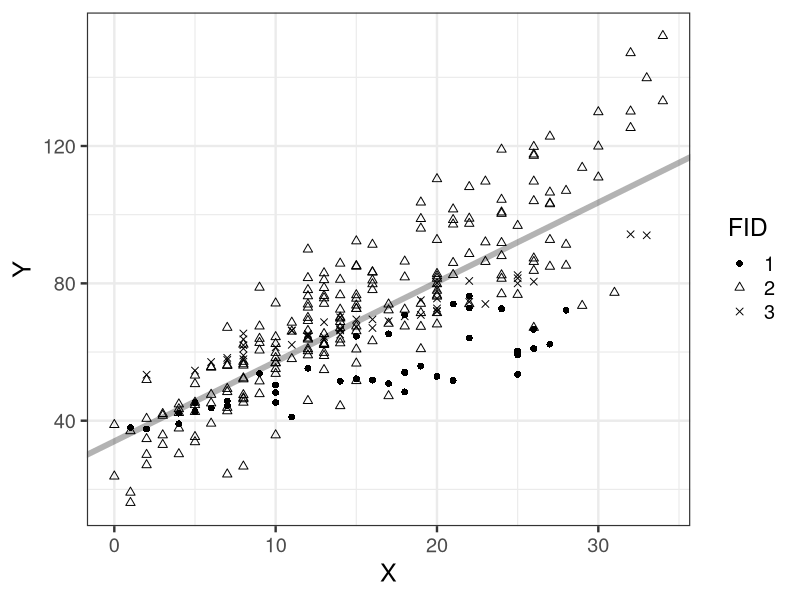
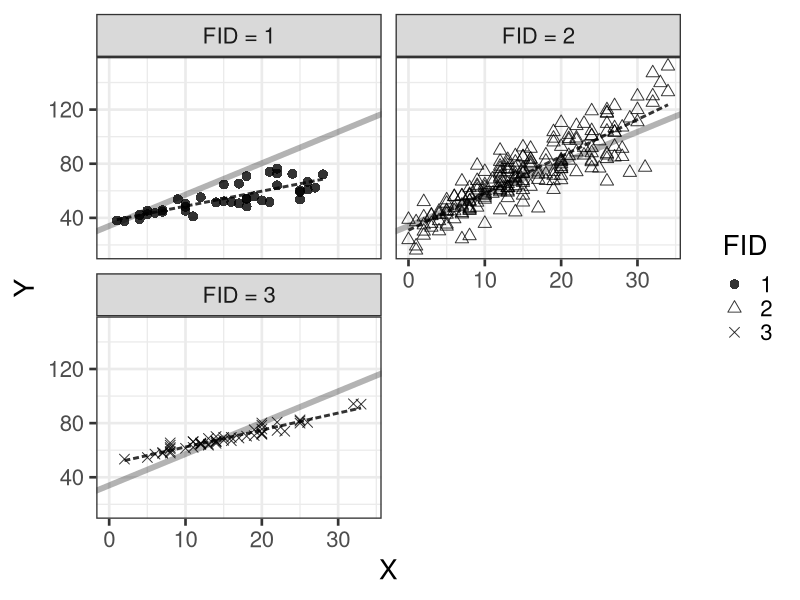

Generate these figures, in order, with R:
library(dplyr)
library(ggplot2)

d <- read.csv(file='input/data-salary-3.csv') %>% 
  mutate(FID = as.factor(FID),
         FID_label = factor(paste0('FID = ', FID), levels = paste0('FID = ', 1:3)))
res_lm <- lm(Y ~ X, data=d)
coef <- coef(res_lm)

p <- ggplot(data=d, aes(x=X, y=Y, shape=FID)) +
  theme_bw(base_size=18) +
  geom_abline(intercept=coef[1], slope=coef[2], size=2, alpha=0.3) +
  geom_point(size=2) +
  scale_shape_manual(values=c(16, 2, 4, 9)) +
  labs(x='X', y='Y')
ggsave(p, file='output/fig8-5-left.png', dpi=300, w=4, h=3)

p <- ggplot(data=d, aes(x=X, y=Y, shape=FID)) +
  theme_bw(base_size=20) +
  geom_abline(intercept=coef[1], slope=coef[2], size=2, alpha=0.3) +
  facet_wrap(~FID_label, ncol=2) +
  geom_line(stat='smooth', method='lm', se=FALSE, size=1, color='black', linetype='21', alpha=0.8) +
  geom_point(size=3, alpha=0.8) +
  scale_shape_manual(values=c(16, 2, 4)) +
  labs(x='X', y='Y')
ggsave(p, file='output/fig8-5-right.png', dpi=300, w=6, h=5)
